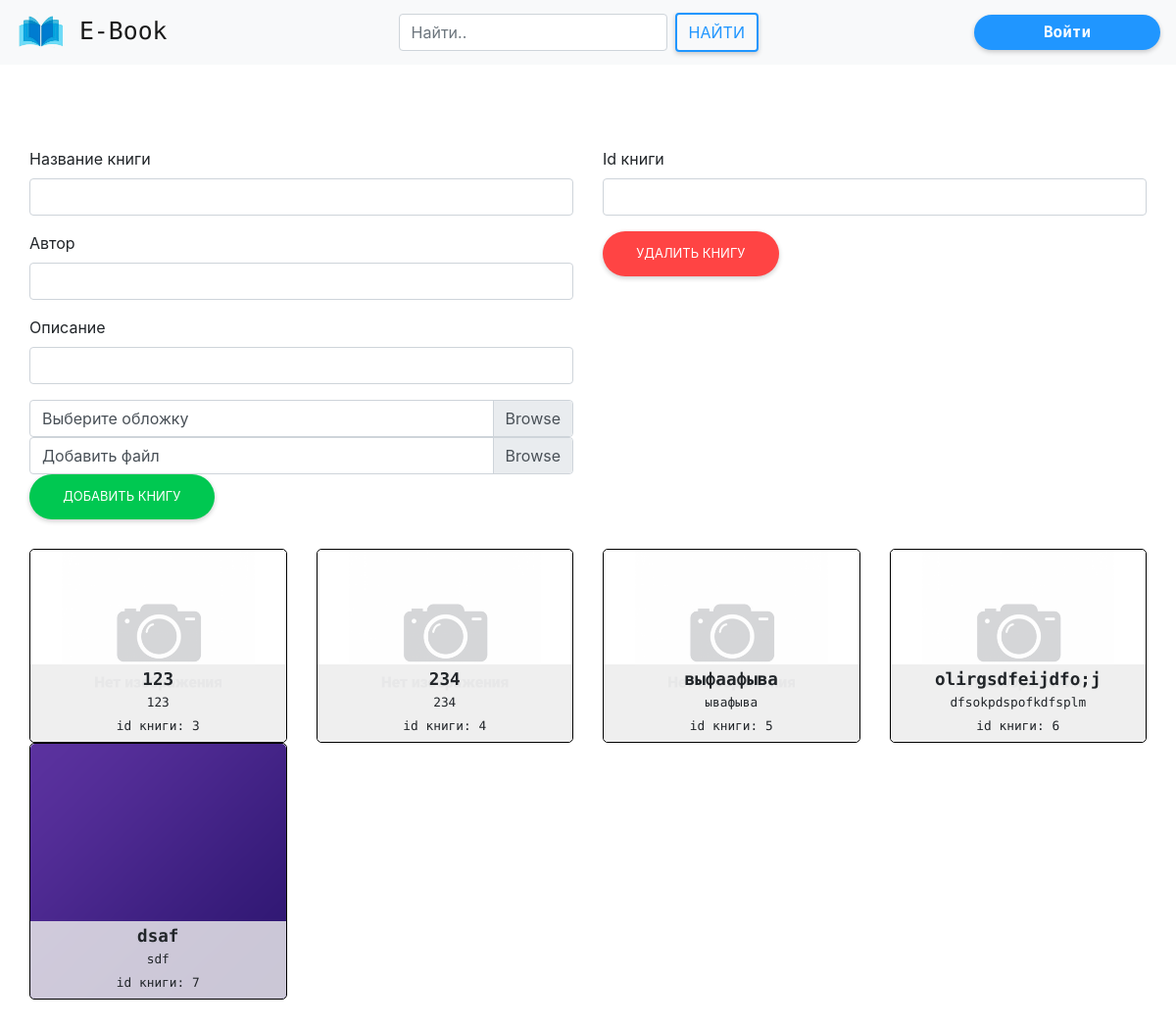
The app's page /libradmin/, older data.
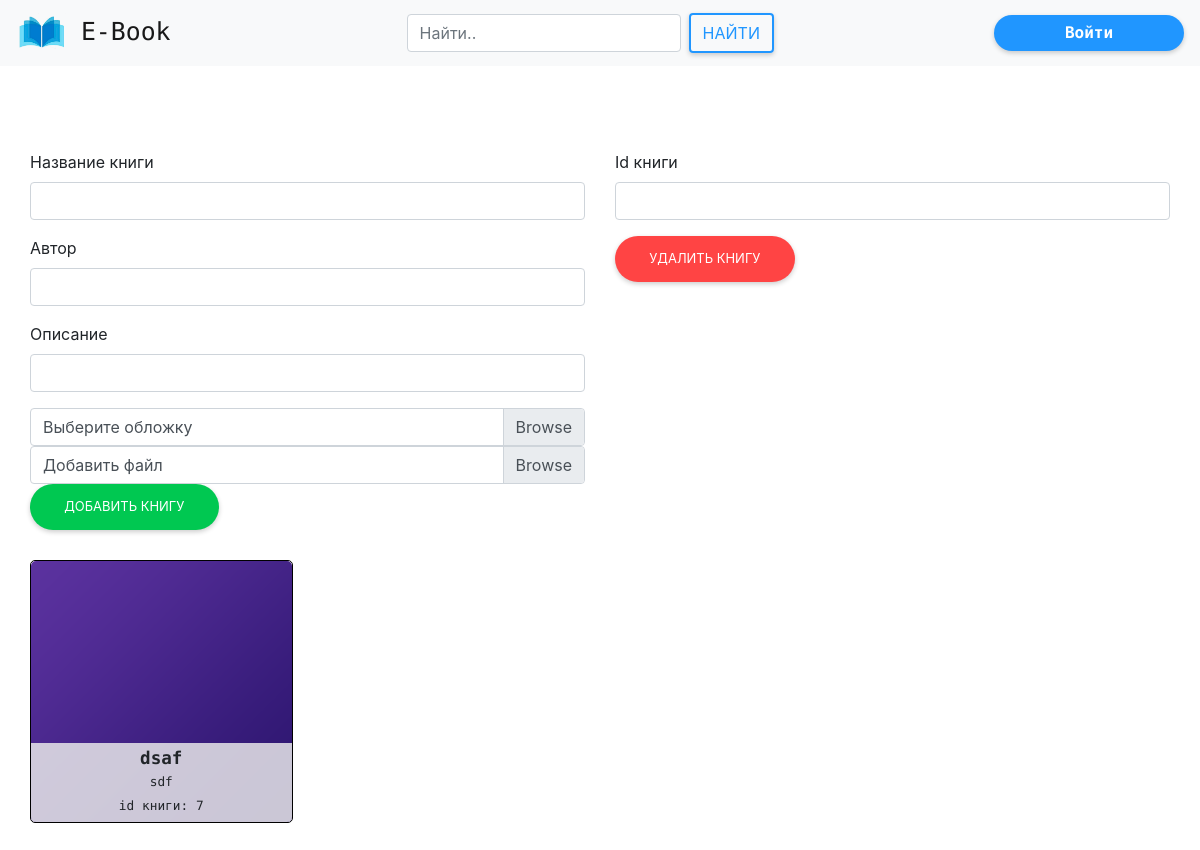
The same page, newer data.
### ebook/models.py (models this page shows, shortened)
class book_inf(models.Model):
    bookname = models.CharField("назвние книги", null=True, max_length=150)
    author = models.CharField("автор", null=True, max_length=100)
    rate = models.PositiveIntegerField("Рейтинг книги", default=0,
                                       validators=[MaxValueValidator(5), ])
    discriptions = models.TextField("описание книги")
    bookimage = models.ImageField("Фотография книги", blank=True,
                                  upload_to="books_photo",
                                  default="books_photo/default.png")
    addingDate = models.DateField("Дата добавления",
                                  default=timezone.now)
    bookfile = models.FileField(upload_to='books', blank=False,
                                default="puples_photo/default.png")

### ebook/views.py (the view)
# urls.py: path('libradmin/', views.libradmin, name='libradmin'),
def libradmin(request):
    books = book_inf.objects.all()
    return render(request, 'libradmin.html', {'books': books})

### ebook/templates/libradmin.html (shortened to what this page needs)
{% extends 'base.html' %}
{% load static %}
{% block links %}
    <link rel="stylesheet" href="{% static 'css/libradmin.css' %}">
{% endblock links %}
{% block content %}
    <div class="main">
        <div class="row">
            <form class="col-12 col-lg-6" method="POST" enctype="multipart/form-data" action="add_book/">
                <div class="form-group">
                    <label for="Bookname">Название книги</label>
                    <input name="Bookname" type="text" class="form-control" id="Bookname">
                </div>
                <div class="form-group">
                    <label for="Bookauthor">Автор</label>
                    <input name="Bookauthor" type="text" class="form-control" id="Bookauthor">
                </div>
                <div class="form-group">
                    <label for="discriptions">Описание</label>
                    <input name="discriptions" type="text" class="form-control" id="discriptions">
                </div>
                <div class="custom-file">
                    <label class="custom-file-label" for="bookimg">Выберите обложку</label>
                </div>
                <div class="custom-file">
                    <label class="custom-file-label" for="bookfile">Добавить файл</label>
                </div>
                <button type="submit" class="btn btn-rounded-almbb-success">Добавить книгу</button>
            </form>
            <form class="col-12 col-lg-6" method="POST" action="delete_book/">
                <div class="form-group">
                    <label for="Bookid">Id книги</label>
                    <input name="Bookid" type="text" class="form-control" id="Bookid">
                </div>
                <button type="submit" class="btn btn-rounded-almbb-danger">Удалить книгу</button>
            </form>
        </div>
        <div class="allbooks">
            <div class="row">
                {% for bookItem in books  %}
                    <div class="col-12 col-md-6 col-lg-4 col-xl-3 bookbox">
                        <div class="book">
                            <div class="bookImg">
                                <img src="{{ bookItem.bookimage.url }}" alt="">
                                <div class="bookDiscrp">
                                    <h4>{{ bookItem.bookname }}</h4>
                                    <small>{{ bookItem.author }}</small> <br/>
                                    <small>id книги: {{ bookItem.id }}</small>
                                </div>
                            </div>
                         </div>
                    </div>
                {% endfor %}
            </div>
        </div>
    </div>
{% endblock content %}

Row changes from the older to the newer data that the page shows:
removed book_inf: bookimage (placeholder picture), bookname "123", author "123", id "3"
removed book_inf: bookimage (placeholder picture), bookname "234", author "234", id "4"
removed book_inf: bookimage (placeholder picture), bookname "выфаафыва", author "ывафыва", id "5"
removed book_inf: bookimage (placeholder picture), bookname "olirgsdfeijdfo;j", author "dfsokpdspofkdfsplm", id "6"
